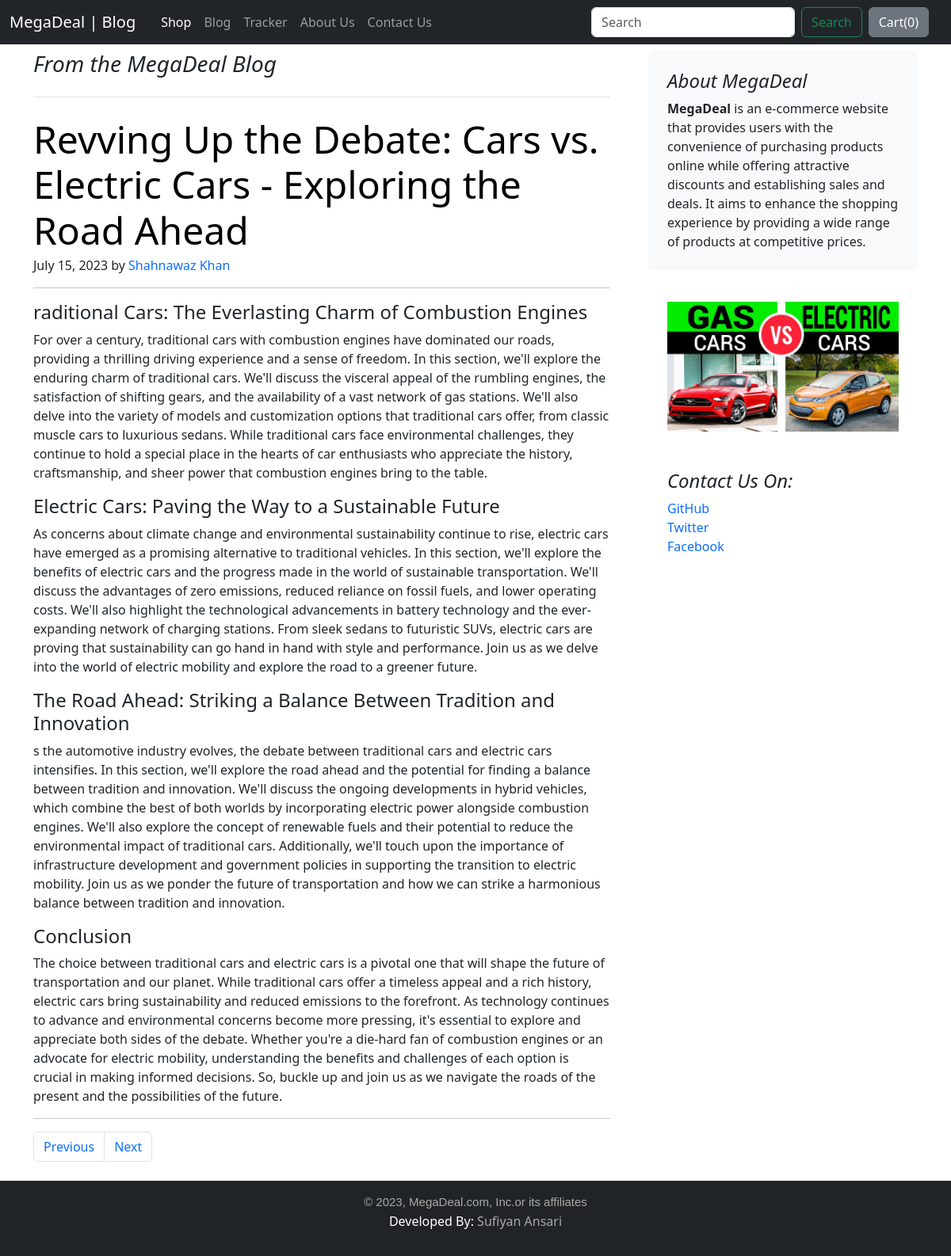
The page /blog/blogPost/4 on the database its author committed.
### blog/models.py (models this page shows, shortened)
class Blogpost(models.Model):
    post_id = models.AutoField(primary_key=True)
    title = models.CharField(max_length=100)
    head0 = models.CharField(max_length=500)
    chead0 = models.CharField(max_length=5000, default="")
    head1 = models.CharField(max_length=500)
    chead1 = models.CharField(max_length=5000, default="")
    head2 = models.CharField(max_length=500)
    chead2 = models.CharField(max_length=5000, default="")
    conclusion = models.CharField(max_length=5000, default="")
    pub_date  = models.DateField()
    publisher = models.CharField(max_length=100, default="")
    thumbnail = models.ImageField(upload_to='blog/images', default="")

### blog/views.py (the view)
# urls.py: path('blogPost/<int:id>', views.blogPost, name='blogPost')
def blogPost(request, id):
    blogPost = Blogpost.objects.get(post_id=id)
    next_id = blogPost.post_id + 1
    prev_id = blogPost.post_id - 1
    if(prev_id == 0):
        prev_id = 1
    return render(request, 'blog/blogpost.html', {'blogs':blogPost, 'prev_id':prev_id, 'next_id':next_id})

### blog/templates/blog/blogpost.html (shortened to what this page needs)
{% extends 'blog/basic.html' %}
{% block body %}
<div class="container my-2">
    <div class="row g-5">
        <div class="col-md-8">
          <h3 class="pb-4 mb-4 fst-italic border-bottom">
            From the MegaDeal Blog
          </h3>
          <article class="blog-post">
            <h2 class="display-5 link-body-emphasis mb-1">{{blogs.title}}</h2>
            <p class="blog-post-meta">{{blogs.pub_date}} by <a href="#">{{blogs.publisher}}</a></p>
            <hr>
            <h4>{{blogs.head0}}</h4>
            <p>{{blogs.chead0}}</p>
            <h4>{{blogs.head1}}</h4>
            <p>{{blogs.chead1}}</p>
            <h4>{{blogs.head2}}</h4>
            <p>{{blogs.chead2}}</p>
            <h4>Conclusion</h4>
            <p>{{blogs.conclusion}}</p>
          </article>
          <hr>
          <nav aria-label="...">
            <ul class="pagination">
              <li class="page-item">
                <a class="page-link" href="{{prev_id}}">Previous</a>
              </li>
              <li class="page-item">
                <a class="page-link" href="{{next_id}}">Next</a>
              </li>
            </ul>
          </nav>
        </div>
        <div class="col-md-4">
          <div class="position-sticky" style="top: 2rem;">
            <div class="p-4 mb-3 bg-body-tertiary rounded">
              <h4 class="fst-italic">About MegaDeal</h4>
              <p class="mb-0"><b>MegaDeal</b> is an e-commerce website that provides users with the convenience of purchasing products online while offering attractive discounts and establishing sales and deals. It aims to enhance the shopping experience by providing a wide range of products at competitive prices.</p>
            </div>
            <div class="p-4">
              <img src="/media/{{blogs.thumbnail}}" alt="No Image Found Related to Blog" height="100%" width="100%">
            </div>
            <div class="p-4">
              <h4 class="fst-italic">Contact Us On:</h4>
              <ol class="list-unstyled">
                <li><a href="#">GitHub</a></li>
                <li><a href="#">Twitter</a></li>
                <li><a href="#">Facebook</a></li>
              </ol>
            </div>
          </div>
        </div>
      </div>
</div>
{% endblock body %}

### blog/templates/blog/basic.html (style rules this page uses)
a { text-decoration: none; }

### rows shown on the page
Blogpost: title "Revving Up the Debate: Cars vs. Electric Cars - Exploring the Road Ahead", pub_date "July 15, 2023", publisher "Shahnawaz Khan", head0 "raditional Cars: The Everlasting Charm of Combustion Engines", chead0 "For over a century, traditional cars with combustion engines have dominated our roads, providing a thrilling driving experience and a sense of freedom. In this section, we'll explore the enduring charm of traditional cars. We'll discuss the visceral appeal of the rumbling engines, the satisfaction of shifting gears, and the availability of a vast network of gas stations. We'll also delve into the variety of models and customization options that traditional cars offer, from classic muscle cars to luxurious sedans. While traditional cars face environmental challenges, they continue to hold a special place in the hearts of car enthusiasts who appreciate the history, craftsmanship, and sheer…", head1 "Electric Cars: Paving the Way to a Sustainable Future", chead1 "As concerns about climate change and environmental sustainability continue to rise, electric cars have emerged as a promising alternative to traditional vehicles. In this section, we'll explore the benefits of electric cars and the progress made in the world of sustainable transportation. We'll discuss the advantages of zero emissions, reduced reliance on fossil fuels, and lower operating costs. We'll also highlight the technological advancements in battery technology and the ever-expanding network of charging stations. From sleek sedans to futuristic SUVs, electric cars are proving that sustainability can go hand in hand with style and performance. Join us as we delve into the world of…", head2 "The Road Ahead: Striking a Balance Between Tradition and Innovation", chead2 "s the automotive industry evolves, the debate between traditional cars and electric cars intensifies. In this section, we'll explore the road ahead and the potential for finding a balance between tradition and innovation. We'll discuss the ongoing developments in hybrid vehicles, which combine the best of both worlds by incorporating electric power alongside combustion engines. We'll also explore the concept of renewable fuels and their potential to reduce the environmental impact of traditional cars. Additionally, we'll touch upon the importance of infrastructure development and government policies in supporting the transition to electric mobility. Join us as we ponder the future of…", conclusion "The choice between traditional cars and electric cars is a pivotal one that will shape the future of transportation and our planet. While traditional cars offer a timeless appeal and a rich history, electric cars bring sustainability and reduced emissions to the forefront. As technology continues to advance and environmental concerns become more pressing, it's essential to explore and appreciate both sides of the debate. Whether you're a die-hard fan of combustion engines or an advocate for electric mobility, understanding the benefits and challenges of each option is crucial in making informed decisions. So, buckle up and join us as we navigate the roads of the present and the…", thumbnail (picture)
